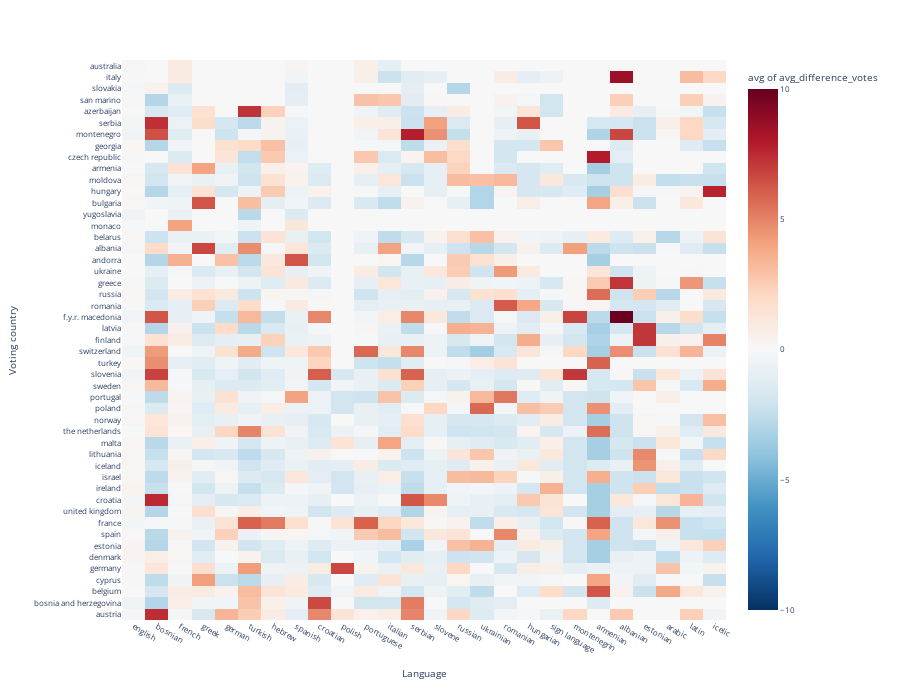

Notebook code for this chart:
### Code cell
# increase figure height and width
px.defaults.template = "plotly_white"
px.defaults.width = 900
px.defaults.height = 700

fig = px.density_heatmap(languages_heatmap, x="Language", y="Voting country", z="avg_difference_votes",
                            histfunc="avg", nbinsx=40, nbinsy=40, color_continuous_scale="RdBu_r", range_color=(-10, 10))

fig.update_layout(font_size=8)
fig.show()

### Figure 1 — Plotly figure (JSON) as saved in the notebook; plotly's stock layout.template omitted (floating-point values rounded to 4 significant figures; data arrays with more than 128 entries replaced by an {"elided": "..."} marker saying what was removed)
{"data": [{"coloraxis": "coloraxis", "histfunc": "avg", "hovertemplate": "Language=%{x}<br>Voting country=%{y}<br>avg of avg_difference_votes=%{z}<extra></extra>", "name": "", "nbinsx": 40, "nbinsy": 40, "type": "histogram2d", "x": {"elided": "1047 str values"}, "xaxis": "x", "xbingroup": "x", "y": {"elided": "1047 str values"}, "yaxis": "y", "ybingroup": "y", "z": {"elided": "1047 float values"}}], "layout": {"coloraxis": {"cmax": 10, "cmin": -10, "colorbar": {"title": {"text": "avg of avg_difference_votes"}}, "colorscale": [[0, "rgb(5,48,97)"], [0.1, "rgb(33,102,172)"], [0.2, "rgb(67,147,195)"], [0.3, "rgb(146,197,222)"], [0.4, "rgb(209,229,240)"], [0.5, "rgb(247,247,247)"], [0.6, "rgb(253,219,199)"], [0.7, "rgb(244,165,130)"], [0.8, "rgb(214,96,77)"], [0.9, "rgb(178,24,43)"], [1, "rgb(103,0,31)"]]}, "font": {"size": 8}, "height": 700, "legend": {"tracegroupgap": 0}, "margin": {"t": 60}, "width": 900, "xaxis": {"anchor": "y", "domain": [0, 1], "title": {"text": "Language"}}, "yaxis": {"anchor": "x", "domain": [0, 1], "title": {"text": "Voting country"}}}}
